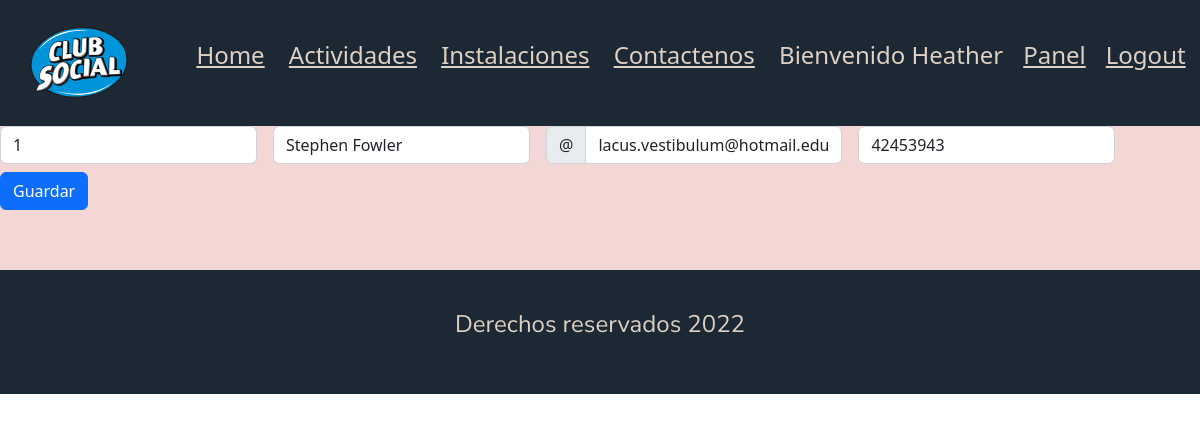
The page /view/modificaSocio.php?id=1 (signed in) on the database its author committed.
### tables this page shows
CREATE TABLE `socios` (
  `socioID`  mediumint(8) PRIMARY KEY AUTO_INCREMENT,
  `name` varchar(255) NOT NULL,
  `dni` INT(8) NOT NULL,
  `email` varchar(255) NOT NULL
 
 
) AUTO_INCREMENT=1;

### dao/SocioDAO.php (called while the page is built, shortened)
<?php
class SocioDAO
{
    public function getSocioxId($id) {
        require_once("../dataBase/ConexionDB.php");
        require_once("../model/Socio.php");
        $conexionDB = new ConexionDB("localhost","root", "", "clubsocial");
        $conexionDB->conectar();
        $sql ="SELECT * FROM `socios` WHERE socioID = $id";
        $result = $conexionDB->ejecutar($sql);
        while ($soc = $result->fetch_assoc()) {
            $socObj = new Socio($soc["socioID"], $soc["name"], $soc["dni"],$soc["email"]);
        }
        return $socObj;
    }
}

### dataBase/ConexionDB.php (called while the page is built, shortened)
<?php
class ConexionDB {
    private $host;
    private $user;
    private $password;
    private $databaseName;
    private $conexion;
    function __construct($host,$user,$password,$databaseName) {
        $this->host=$host;
        $this->user=$user;
        $this->password=$password;
        $this->databaseName=$databaseName;
    }
    public function conectar() {
        $this->conexion = new mysqli($this->host,$this->user,$this->password,$this->databaseName);
    }
    public function ejecutar($sql) {
        return $this->conexion->query($sql);
    }
}
?>

### model/Socio.php (called while the page is built, shortened)
<?php
class Socio {
    private $socioID;
    private $name;
    private $dni;
    private $email;
    public function __construct($socioID, $name, $dni, $email)
    {
        $this->socioID = $socioID;
        $this->name = $name;
        $this->dni = $dni;
        $this->email = $email;
    }
    public function getSocioID()
    {
        return $this->socioID;
    }
    public function getName()
    {
        return $this->name;
    }
    public function getDni()
    {
        return $this->dni;
    }
    public function getEmail()
    {
        return $this->email;
    }
}

### view/modificaSocio.php (the view, shortened to what this page needs)
<?php
require "./partials/head.php"
?>
<?php
include("./partials/header.php")
?>
<main>
    <?php
    require_once("../dao/SocioDAO.php");
    require_once("../model/Socio.php");
    $id = $_GET["id"];
    $socDao = new SocioDAO();
    $socio = $socDao->getSocioxId($id);
    $socioID = $socio->getSocioID();
    $name = $socio->getName();
    $dni = $socio->getDni();
    $email = $socio->getEmail();
    ?>
    <form class="row gy-2 gx-3 align-items-center" action="../controller/funcModificaSocio.php" method="post">
        <div class="col-auto">
            <input type="text" class="form-control" id="idSocio" name="idsocio" placeholder="idSocio" value="<?php echo "$socioID" ?>">
        </div>
        <div class="col-auto">
            <input type="text" class="form-control" id="nombre" name="nombre" placeholder="Nombre" value="<?php echo"$name" ?>">
        </div>
        <div class="col-auto">
            <div class="input-group">
                <div class="input-group-text">@</div>
                <input type="text" class="form-control" id="email" name="email" placeholder="Correo Electronico" value="<?php echo "$email" ?>">
            </div>
        </div>
        <div class="col-auto">
            <input type="text" class="form-control" id="dni" name="dni" placeholder="DNI" value="<?php echo "$dni" ?>">
        </div>
        <div class="col-auto">
            <button type="submit" class="btn btn-primary">Guardar</button>
        </div>
    </form>
</main>
<?php
require("./partials/footer.php")
?>

### view/css/style.css (style rules this page uses)
* { margin: 0; padding: 0; }
body { max-width: 100%; }
main { text-align: center; background-color: rgb(242, 215, 213); padding-bottom: 5vw; }
input { width: 25vw; }
@media only screen and (min-width: 600px) { main { display: flex; flex-wrap: wrap; justify-content: center; text-align: center; } }
@media only screen and (min-width: 600px) { input { width: 15vw; } }
@media only screen and (min-width: 1200px) { main { display: flex; flex-wrap: wrap; justify-content: center; text-align: center; } }
@media only screen and (min-width: 1200px) { input { width: 7vw; } }

### rows shown on the page
socios: idsocio "1", nombre "Stephen Fowler", email "lacus.vestibulum@hotmail.edu", dni "42453943"

### other values the page prints
$nombre "Heather"
